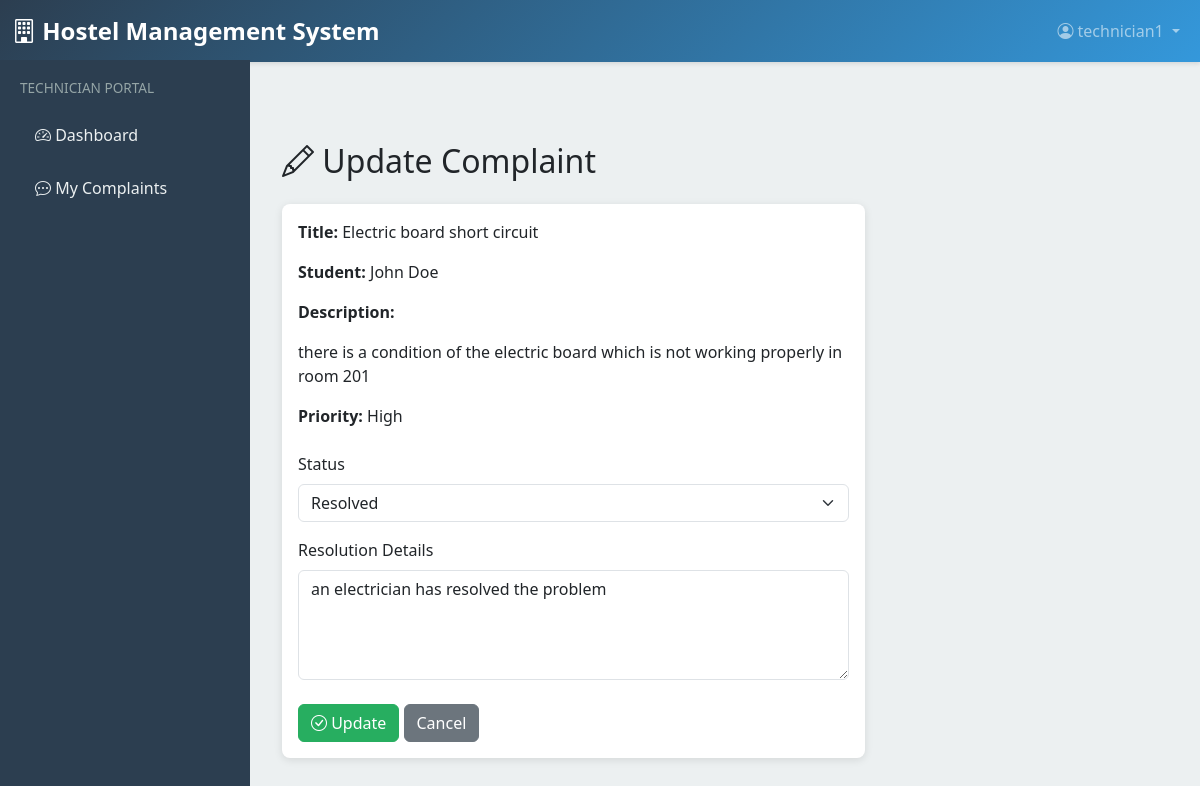
Page /technician/complaint/2/update/ (signed in) on the committed database.
### core/models.py (models this page shows, shortened)
class Complaint(models.Model):
    STATUS_CHOICES = [
        ('submitted', 'Submitted'),
        ('in_progress', 'In Progress'),
        ('resolved', 'Resolved'),
        ('closed', 'Closed'),
    ]
    PRIORITY_CHOICES = [
        ('low', 'Low'),
        ('medium', 'Medium'),
        ('high', 'High'),
        ('urgent', 'Urgent'),
    ]
    student = models.ForeignKey(Student, on_delete=models.CASCADE, related_name='complaints')
    title = models.CharField(max_length=200)
    description = models.TextField()
    priority = models.CharField(max_length=20, choices=PRIORITY_CHOICES, default='medium')
    status = models.CharField(max_length=20, choices=STATUS_CHOICES, default='submitted')
    technician = models.ForeignKey(
        User,
        on_delete=models.SET_NULL,
        null=True,
        blank=True,
        related_name='assigned_complaints',
        limit_choices_to={'role__role': 'technician'}
    )
    resolution_details = models.TextField(blank=True)
    submitted_date = models.DateTimeField(auto_now_add=True)
    resolved_date = models.DateTimeField(null=True, blank=True)
    updated_at = models.DateTimeField(auto_now=True)

class Student(models.Model):
    GENDER_CHOICES = [
        ('M', 'Male'),
        ('F', 'Female'),
        ('O', 'Other'),
    ]
    user = models.OneToOneField(User, on_delete=models.CASCADE, related_name='student_profile')
    roll_number = models.CharField(max_length=50, unique=True)
    phone = models.CharField(max_length=15)
    gender = models.CharField(max_length=1, choices=GENDER_CHOICES)
    date_of_birth = models.DateField()
    address = models.TextField()
    city = models.CharField(max_length=100)
    state = models.CharField(max_length=100)
    pincode = models.CharField(max_length=10)
    guardian_name = models.CharField(max_length=100)
    guardian_phone = models.CharField(max_length=15)
    emergency_contact = models.CharField(max_length=15)
    admission_date = models.DateField(auto_now_add=True)
    room = models.ForeignKey(Room, on_delete=models.SET_NULL, null=True, blank=True, related_name='students')
    is_active = models.BooleanField(default=True)
    created_at = models.DateTimeField(auto_now_add=True)
    updated_at = models.DateTimeField(auto_now=True)

### core/views.py (the view, shortened to what this page needs)
# urls.py: path('technician/complaint/<int:pk>/update/', views.update_complaint, name='update_complaint'),
@login_required(login_url='login')
@user_passes_test(is_technician)
def update_complaint(request, pk):
    complaint = get_object_or_404(Complaint, pk=pk, technician=request.user)
    context = {'complaint': complaint}
    return render(request, 'technician/update_complaint.html', context)

### core/views.py (called while the page is built)
def is_technician(user):
    return hasattr(user, 'role') and user.role.role == 'technician'

### templates/technician/update_complaint.html (shortened to what this page needs)
{% extends 'base.html' %}
{% block content %}
<div class="container-fluid">
    <div class="mb-4">
        <h2><i class="bi bi-pencil"></i> Update Complaint</h2>
    </div>
    <div class="row">
        <div class="col-md-8">
            <div class="card">
                <div class="card-body">
                    <div class="mb-4">
                        <p><strong>Title:</strong> {{ complaint.title }}</p>
                        <p><strong>Student:</strong> {{ complaint.student.user.first_name }} {{ complaint.student.user.last_name }}</p>
                        <p><strong>Description:</strong></p>
                        <p>{{ complaint.description }}</p>
                        <p><strong>Priority:</strong> {{ complaint.get_priority_display }}</p>
                    </div>
                    <form method="post">
                        <div class="mb-3">
                            <label for="status" class="form-label">Status</label>
                            <select class="form-select" id="status" name="status" required>
                                <option value="resolved" {% if complaint.status == 'resolved' %}selected{% endif %}>Resolved</option>
                            </select>
                        </div>
                        <div class="mb-3">
                            <label for="resolution_details" class="form-label">Resolution Details</label>
                            <textarea class="form-control" id="resolution_details" name="resolution_details" rows="4">{{ complaint.resolution_details }}</textarea>
                        </div>
                        <div class="mt-4">
                            <button type="submit" class="btn btn-success">
                                <i class="bi bi-check-circle"></i> Update
                            </button>
                            <a href="{% url 'tech_complaints' %}" class="btn btn-secondary">Cancel</a>
                        </div>
                    </form>
                </div>
            </div>
        </div>
    </div>
</div>
{% endblock %}

### templates/base.html (shortened to what this page needs)
<!DOCTYPE html>
<html lang="en">
<head>
    <link href="https://cdn.jsdelivr.net/npm/bootstrap@5.3.0/dist/css/bootstrap.min.css" rel="stylesheet">
    <link rel="stylesheet" href="https://cdn.jsdelivr.net/npm/bootstrap-icons@1.11.0/font/bootstrap-icons.css">
</head>
<body>
    <nav class="navbar navbar-expand-lg navbar-dark">
        <div class="container-fluid">
            <a class="navbar-brand" href="{% url 'dashboard' %}">
                <i class="bi bi-building"></i> Hostel Management System
            </a>
            <div class="collapse navbar-collapse" id="navbarNav">
                <ul class="navbar-nav ms-auto">
                    <li class="nav-item dropdown">
                        <a class="nav-link dropdown-toggle" href="#" role="button" data-bs-toggle="dropdown">
                            <i class="bi bi-person-circle"></i> {{ user.username }}
                        </a>
                    </li>
                </ul>
            </div>
        </div>
    </nav>
    <div class="container-fluid">
        <div class="row">
            {% if user.is_authenticated %}
            <nav class="sidebar">
                {% if user.role.role == 'admin' %}
                    <div class="mb-4">
                        <h6 style="color: #95a5a6; font-size: 0.85rem; text-transform: uppercase; margin-bottom: 15px;">Admin Panel</h6>
                        <a href="{% url 'dashboard' %}"><i class="bi bi-speedometer2"></i> Dashboard</a>
                        <a href="{% url 'user_management' %}"><i class="bi bi-people"></i> User Management</a>
                        <h6 style="color: #95a5a6; font-size: 0.85rem; text-transform: uppercase; margin-top: 20px; margin-bottom: 15px;">Academic</h6>
                        <a href="{% url 'student_list' %}"><i class="bi bi-person-badge"></i> Students</a>
                        <a href="{% url 'room_list' %}"><i class="bi bi-door-closed"></i> Rooms</a>
                        <h6 style="color: #95a5a6; font-size: 0.85rem; text-transform: uppercase; margin-top: 20px; margin-bottom: 15px;">Finance</h6>
                        <a href="{% url 'fee_list' %}"><i class="bi bi-cash-coin"></i> Fees</a>
                        <a href="{% url 'generate_fees' %}"><i class="bi bi-plus-circle"></i> Generate Fees</a>
                        <h6 style="color: #95a5a6; font-size: 0.85rem; text-transform: uppercase; margin-top: 20px; margin-bottom: 15px;">Operations</h6>
                        <a href="{% url 'complaint_list' %}"><i class="bi bi-chat-dots"></i> Complaints</a>
                        <a href="{% url 'reports' %}"><i class="bi bi-file-earmark-pdf"></i> Reports</a>
                    </div>
                {% elif user.role.role == 'technician' %}
                    <div class="mb-4">
                        <h6 style="color: #95a5a6; font-size: 0.85rem; text-transform: uppercase; margin-bottom: 15px;">Technician Portal</h6>
                        <a href="{% url 'dashboard' %}"><i class="bi bi-speedometer2"></i> Dashboard</a>
                        <a href="{% url 'tech_complaints' %}"><i class="bi bi-chat-dots"></i> My Complaints</a>
                    </div>
                {% endif %}
            </nav>
            {% endif %}
            <main class="main-content col">
                {% block content %}{% endblock %}
            </main>
        </div>
    </div>
</body>
</html>

### templates/base.html (style rules this page uses)
:root { --primary-color: #2c3e50; --secondary-color: #3498db; --success-color: #27ae60; --danger-color: #e74c3c; --warning-color: #f39c12; }
* { margin: 0; padding: 0; box-sizing: border-box; }
body { font-family: 'Segoe UI', Tahoma, Geneva, Verdana, sans-serif; background-color: #ecf0f1; }
.navbar { background: linear-gradient(135deg, var(--primary-color) 0%, var(--secondary-color) 100%); box-shadow: 0 2px 4px rgba(0,0,0,0.1); }
.navbar-brand { font-weight: 700; font-size: 1.5rem; }
.sidebar { background: var(--primary-color); min-height: 100vh; padding: 20px; position: fixed; left: 0; top: 60px; width: 250px; overflow-y: auto; }
.sidebar a { color: #ecf0f1; text-decoration: none; display: block; padding: 12px 15px; margin: 5px 0; border-radius: 5px; transition: all 0.3s ease; }
.main-content { margin-left: 250px; margin-top: 60px; padding: 20px; min-height: calc(100vh - 60px); }
.card { border: none; box-shadow: 0 2px 8px rgba(0,0,0,0.1); margin-bottom: 20px; border-radius: 8px; }
.btn-success { background-color: var(--success-color); border-color: var(--success-color); }

### rows in the picture
Complaint: title "Electric board short circuit", student.user.first_name "John", student.user.last_name "Doe", description "there is a condition of the electric board which is not working properly in room 201", priority "High", status "Resolved", resolution_details "an electrician has resolved the problem"

### other values in the picture
{{ user.username }} "technician1"
